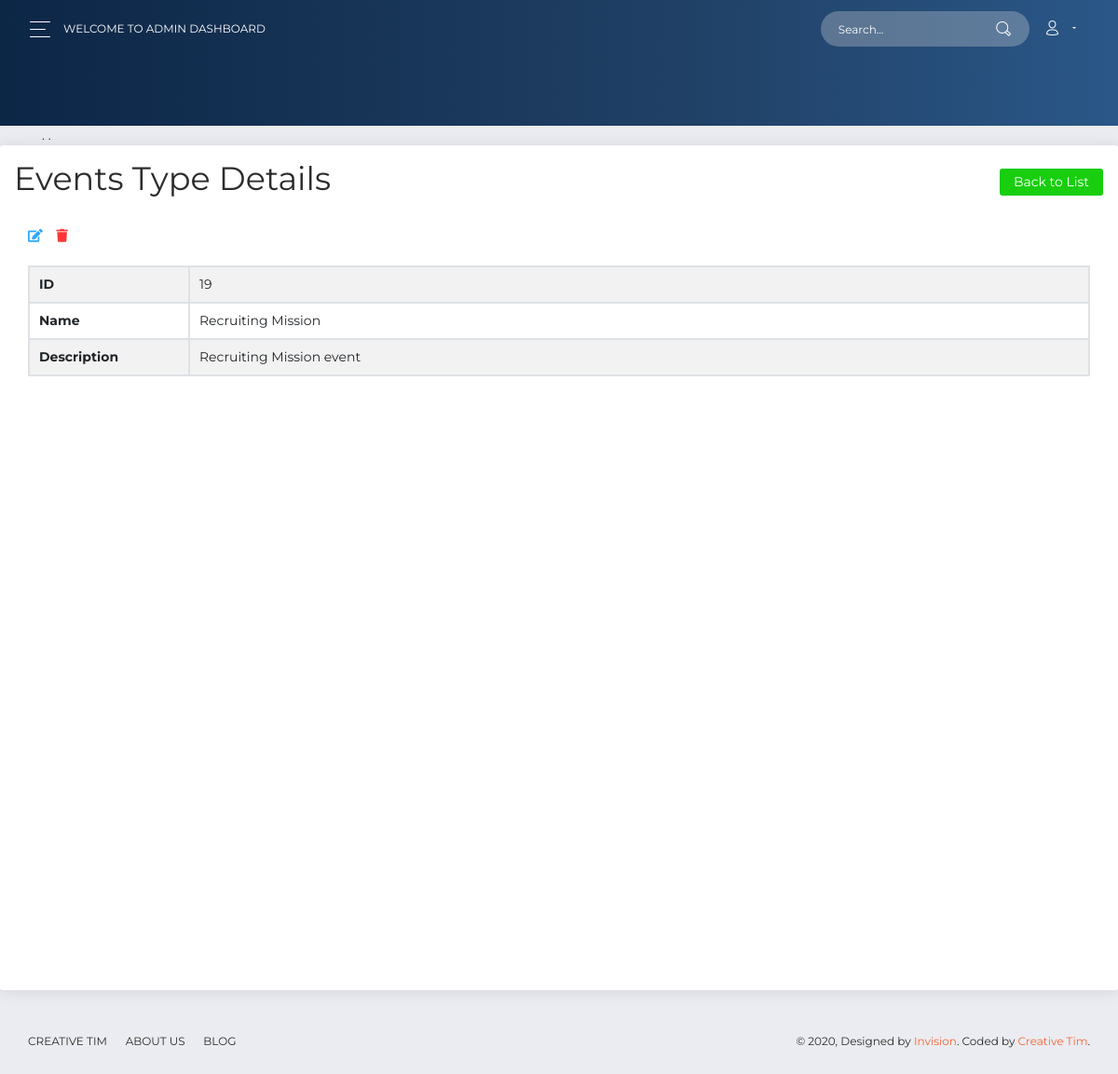
The app's page /view_event_type.php?et_id=19 (signed in) with its own data.
### tables this page shows
CREATE TABLE `event_types` (
  `id` int(6) UNSIGNED NOT NULL,
  `name` varchar(255) DEFAULT NULL,
  `description` text,
  `created_at` timestamp NOT NULL DEFAULT CURRENT_TIMESTAMP,
  `updated_at` timestamp NOT NULL DEFAULT CURRENT_TIMESTAMP ON UPDATE CURRENT_TIMESTAMP
);

### view_event_type.php (the view, shortened to what this page needs)
<?php
     $conn =new mysqli(DB_HOST,DB_USER,DB_PASSWORD,DB_DATABASE);
include ('includes/admin_header.php');
      if (isset($_GET['et_id'])) {
      $id = $_GET['et_id'];
    }
?>
<div class="card">
  <div class="card-header">
      <h2 class="pull-left">Events Type Details</h2>
      <a href="list_event_types.php" class="btn btn-success pull-right btn-sm">Back to List</a>
  </div>
  <div class="card-body">
    <div class="table-responsive">
 <div class="wrapper">
        <div class="container-fluid">
            <div class="row">
                <div class="col-md-12">
                    <?php
                    $sql = "SELECT * FROM event_types WHERE id='$id'";
                    $result = $conn->query($sql);
                    $data = mysqli_fetch_array($result);
                        if($result->num_rows >= 1){
                          echo "<a class='text-info' href='update_event_type.php?id=". $data['id'] ."' title='Update Record' data-toggle='tooltip'><i class='fas fa-edit'></i></a>";
                          echo "<a class='text-danger' href='list_event_types.php?del=". $data['id'] ."' title='Delete Record' data-toggle='tooltip'><i class='fas fa-trash'></i></a>";
                          echo "<br><br>";
                            echo "<table class='table table-bordered table-striped' id='data_table'>";
                                echo "<tbody>";
                                    echo "<tr>";
                                        echo "<td style='width: 150px;'>" . '<b>ID</b>' . "</td>";
                                        echo "<td>" . $data['id'] . "</td>";
                                    echo "</tr>";
                                    echo "<tr>";
                                        echo "<td style='width: 150px;'>" . '<b>Name</b>' . "</td>";
                                        echo "<td >" . $data['name'] . "</td>";
                                    echo "</tr>";
                                      echo "<tr>";
                                        echo "<td style='width: 150px;'>" . '<b>Description</b>' . "</td>";
                                        echo "<td >" . $data['description'] . "</td>";
                                    echo "</tr>";
                                echo "</tbody>";
                            echo "</table>";
                        } else{
                            echo "<p class='lead'><em>No records were found.</em></p>";
                        }
                    ?>
                </div>
            </div>
        </div>
    </div>
</div>
  </div>
</div>
 <?php
   include ('includes/admin_footer.php');
?>

### admin_dashboard_assets/admin_custom.css (style rules this page uses)
.row:after { content: ""; display: table; clear: both; }

### records on screen
event_types: id "19", name "Recruiting Mission", description "Recruiting Mission event"
